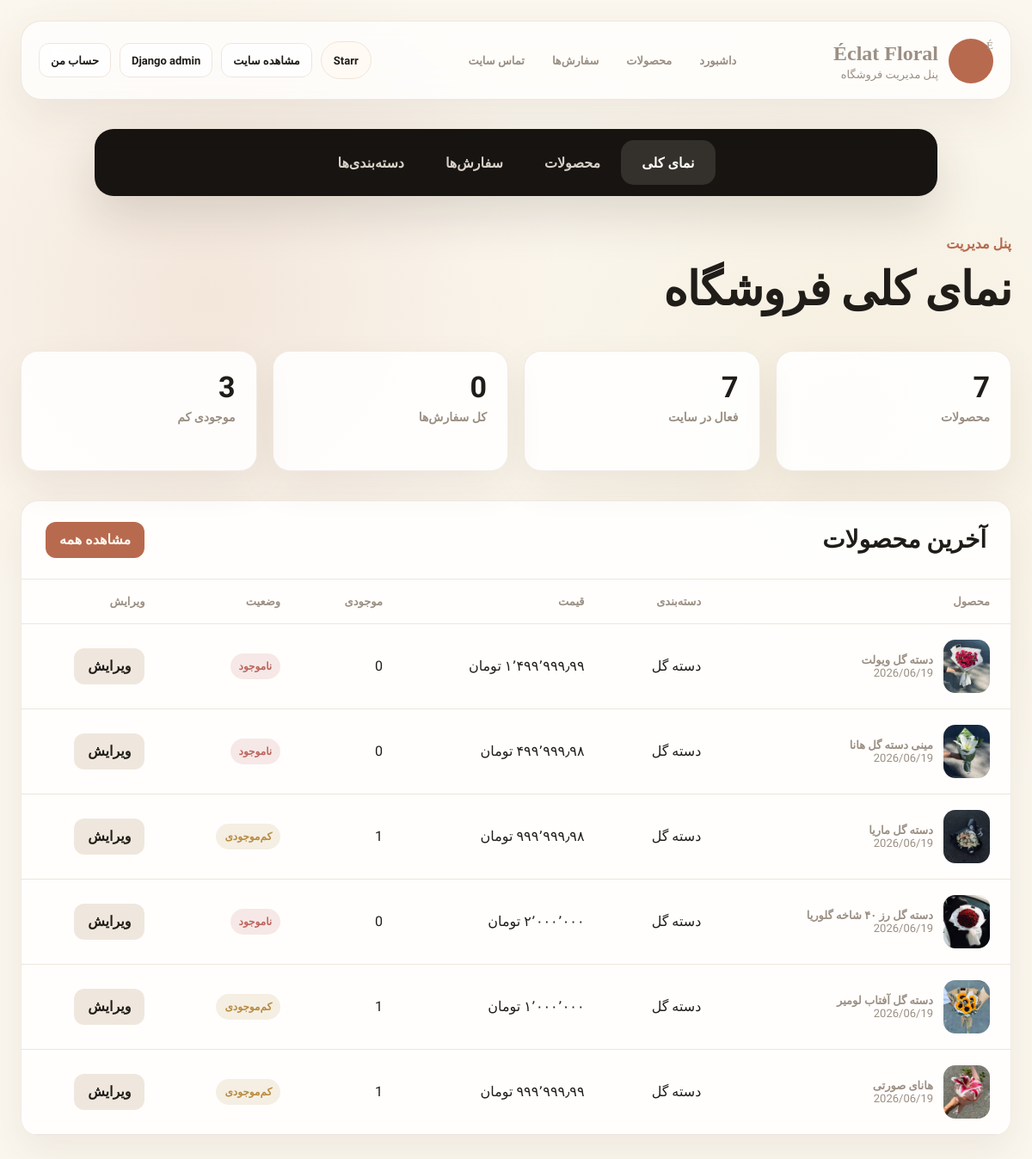
Page /dashboard/ (signed in) on the earlier database version.
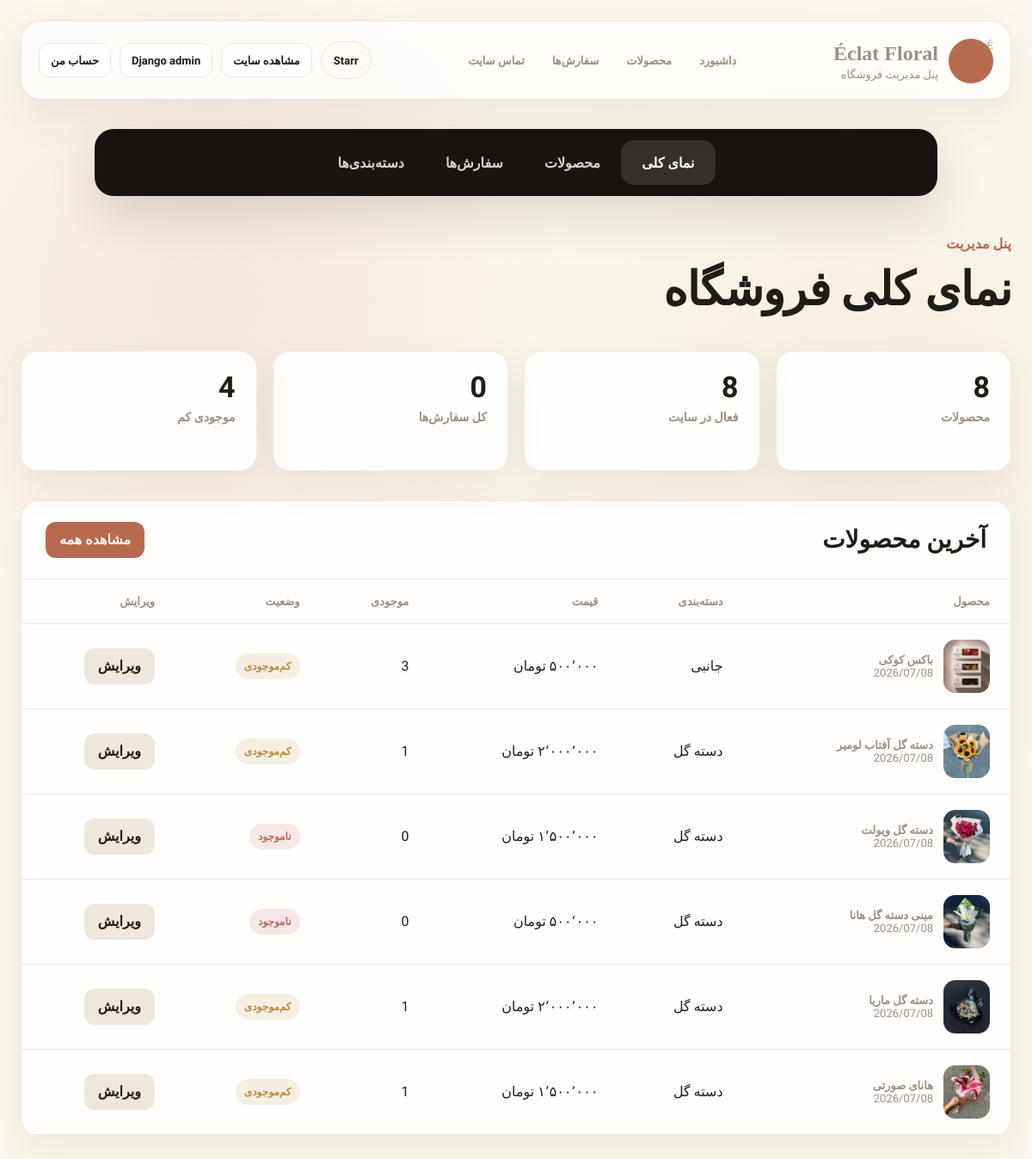
Same page on the later database version.
### shop/models.py (models this page shows, shortened)
class Product(models.Model):
    category = models.ForeignKey(Category, related_name='products', on_delete=models.CASCADE, verbose_name="دسته‌بندی")
    name = models.CharField(max_length=200, verbose_name="نام محصول")
    slug = models.SlugField(max_length=200, unique=True, verbose_name="آدرس کوتاه")
    description = models.TextField(blank=True, verbose_name="توضیحات")
    price = models.DecimalField(max_digits=10, decimal_places=2, verbose_name="قیمت")
    image = models.ImageField(upload_to='products/%Y/%m/%d', blank=True, verbose_name="عکس محصول")
    stock = models.PositiveIntegerField(verbose_name="موجودی انبار")
    available = models.BooleanField(default=True, verbose_name="قابل نمایش در سایت")
    created = models.DateTimeField(auto_now_add=True, verbose_name="تاریخ ایجاد")
    updated = models.DateTimeField(auto_now=True, verbose_name="آخرین ویرایش")
    class Meta:
        ordering = ('-created',)
        verbose_name = "محصول"
        verbose_name_plural = "محصولات"

class Category(models.Model):
    name = models.CharField(max_length=200, verbose_name="نام دسته‌بندی")
    slug = models.SlugField(max_length=200, unique=True, verbose_name="آدرس کوتاه")
    parent = models.ForeignKey(
        'self',
        on_delete=models.CASCADE,
        null=True,
        blank=True,
        related_name='children',
        verbose_name="دسته‌بندی مادر",
    )
    class Meta:
        ordering = ['name']
        verbose_name = "دسته‌بندی"
        verbose_name_plural = "دسته‌بندی‌ها"

### shop/views.py (the view)
# urls.py: path('dashboard/', views.dashboard, name='dashboard'),
@staff_member_required
def dashboard(request):
    User = get_user_model()
    products = Product.objects.select_related('category')
    low_stock_products = products.filter(stock__gt=0, stock__lt=5)
    return render(request, 'dashboard/overview.html', {
        'stats': {
            'products': products.count(),
            'available': products.filter(available=True).count(),
            'orders': 0,
            'low_stock': low_stock_products.count(),
            'categories': Category.objects.count(),
            'users': User.objects.count(),
        },
        'recent_products': products.order_by('-updated')[:6],
        'low_stock_products': low_stock_products.order_by('stock')[:5],
        'active_panel': 'overview',
    })

### basket/context_processors.py (called while the page is built)
def basket(request):
    return {'basket': Basket(request)}

### cart/context_processors.py (called while the page is built)
def cart(request):
    return {'cart': Cart(request)}

### shop/context_processors.py (called while the page is built)
def category_list(request):
    category_order = Case(
        When(name='دسته گل', then=Value(0)),
        When(name='کالکشن', then=Value(1)),
        When(name='جانبی', then=Value(2)),
        default=Value(3),
        output_field=IntegerField(),
    )
    categories = Category.objects.filter(parent__isnull=True).order_by(category_order, 'name')
    return {'categories': categories}

### shop/price_utils.py (called while the page is built)
def normalize_price(value):
    if value in (None, ''):
        return None
    try:
        decimal_value = Decimal(str(value).replace(',', '').replace('٬', '').strip())
    except (InvalidOperation, AttributeError, ValueError):
        return None
    return decimal_value

### shop/templatetags/price_filters.py (called while the page is built)
@register.filter
def format_price(value):
    return format_price_value(value)

### shop/Templates/dashboard/overview.html (shortened to what this page needs)
{% extends "dashboard/base.html" %}
{% load price_filters %}
{% block content %}
<p class="page-kicker">پنل مدیریت</p>
<h1 class="page-title">نمای کلی فروشگاه</h1>
<section class="stat-grid" aria-label="آمار فروشگاه">
    <article class="stat-card">
        <strong>{{ stats.products }}</strong>
        <span>محصولات</span>
    </article>
    <article class="stat-card">
        <strong>{{ stats.available }}</strong>
        <span>فعال در سایت</span>
    </article>
    <article class="stat-card">
        <strong>{{ stats.orders }}</strong>
        <span>کل سفارش‌ها</span>
    </article>
    <article class="stat-card">
        <strong>{{ stats.low_stock }}</strong>
        <span>موجودی کم</span>
    </article>
</section>
<section class="panel-card">
    <div class="panel-head">
        <h2>آخرین محصولات</h2>
        <a href="{% url 'shop:dashboard_products' %}">مشاهده همه</a>
    </div>
    <div class="table-wrap">
        <table class="admin-table">
            <thead>
                <tr>
                    <th>محصول</th>
                    <th>دسته‌بندی</th>
                    <th>قیمت</th>
                    <th>موجودی</th>
                    <th>وضعیت</th>
                    <th>ویرایش</th>
                </tr>
            </thead>
            <tbody>
                {% for product in recent_products %}
                    <tr>
                        <td>
                            <div class="product-cell">
                                {% if product.image %}
                                    <img src="{{ product.image.url }}" alt="{{ product.name }}">
                                {% else %}
                                    <span class="product-placeholder"></span>
                                {% endif %}
                                <span>
                                    <strong>{{ product.name }}</strong>
                                    <span>{{ product.updated|date:"Y/m/d" }}</span>
                                </span>
                            </div>
                        </td>
                        <td>{{ product.category.name }}</td>
                        <td>{{ product.price|format_price }} تومان</td>
                        <td>{{ product.stock }}</td>
                        <td>
                            {% if product.stock == 0 %}
                                <span class="status-badge status-danger">ناموجود</span>
                            {% elif product.stock < 5 %}
                                <span class="status-badge status-warning">کم‌موجودی</span>
                            {% elif product.available %}
                                <span class="status-badge status-success">فعال</span>
                            {% else %}
                                <span class="status-badge status-warning">غیرفعال</span>
                            {% endif %}
                        </td>
                        <td><a class="admin-button secondary" href="{% url 'admin:shop_product_change' product.id %}">ویرایش</a></td>
                    </tr>
                {% empty %}
                    <tr>
                        <td colspan="6" class="empty-panel">هنوز محصولی ثبت نشده است.</td>
                    </tr>
                {% endfor %}
            </tbody>
        </table>
    </div>
</section>
{% endblock %}

Differences in the rows shown:
no longer on this page (row unchanged): Product: image (picture), name "دسته گل رز ۴۰ شاخه گلوریا", updated "2026/06/19", category.name "دسته گل", stock "0", shows "ناموجود"
added Product: image (picture), name "باکس کوکی", updated "2026/07/08", category.name "جانبی", price "۵۰۰٬۰۰۰", stock "3", shows "کم‌موجودی"
changed Product "دسته گل آفتاب لومیر": updated "2026/06/19" → "2026/07/08"; moves up the list
changed Product "دسته گل ویولت": updated "2026/06/19" → "2026/07/08"; price "۱٬۴۹۹٬۹۹۹٫۹۹" → (not shown)
changed Product "مینی دسته گل هانا": updated "2026/06/19" → "2026/07/08"; price (not shown) → "۵۰۰٬۰۰۰"
changed Product "دسته گل ماریا": updated "2026/06/19" → "2026/07/08"
changed Product "هانای صورتی": updated "2026/06/19" → "2026/07/08"
Other differences:
{{ stats.products }}: "7" → "8"
{{ stats.available }}: "7" → "8"
{{ stats.low_stock }}: "3" → "4"
